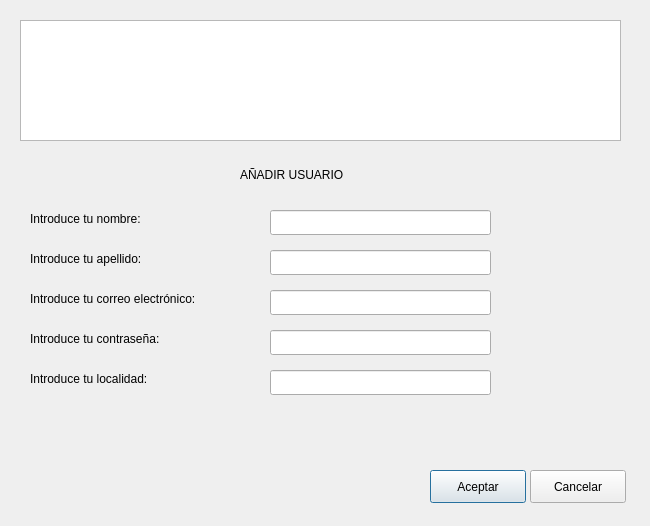
<?xml version="1.0" encoding="UTF-8"?>
<ui version="4.0">
 <class>DAnyadirUsuarios</class>
 <widget class="QDialog" name="DAnyadirUsuarios">
  <property name="geometry">
   <rect>
    <x>0</x>
    <y>0</y>
    <width>650</width>
    <height>526</height>
   </rect>
  </property>
  <property name="windowTitle">
   <string>Dialog</string>
  </property>
  <widget class="QLabel" name="lCorreo_Modificar">
   <property name="geometry">
    <rect>
     <x>30</x>
     <y>290</y>
     <width>221</width>
     <height>17</height>
    </rect>
   </property>
   <property name="text">
    <string>Introduce tu correo electrónico: </string>
   </property>
  </widget>
  <widget class="QGraphicsView" name="gvFotoAnyadir">
   <property name="geometry">
    <rect>
     <x>20</x>
     <y>20</y>
     <width>601</width>
     <height>121</height>
    </rect>
   </property>
  </widget>
  <widget class="QLineEdit" name="leCorreo_Anyadir">
   <property name="geometry">
    <rect>
     <x>270</x>
     <y>290</y>
     <width>221</width>
     <height>25</height>
    </rect>
   </property>
   <property name="text">
    <string/>
   </property>
  </widget>
  <widget class="QLabel" name="lAnyadirUsuario">
   <property name="geometry">
    <rect>
     <x>240</x>
     <y>140</y>
     <width>121</width>
     <height>71</height>
    </rect>
   </property>
   <property name="text">
    <string>AÑADIR USUARIO</string>
   </property>
   <property name="textFormat">
    <enum>Qt::RichText</enum>
   </property>
  </widget>
  <widget class="QLineEdit" name="leApellidos_Anyadir">
   <property name="geometry">
    <rect>
     <x>270</x>
     <y>250</y>
     <width>221</width>
     <height>25</height>
    </rect>
   </property>
   <property name="text">
    <string/>
   </property>
  </widget>
  <widget class="QLabel" name="lApellidos_Modificar">
   <property name="geometry">
    <rect>
     <x>30</x>
     <y>250</y>
     <width>221</width>
     <height>17</height>
    </rect>
   </property>
   <property name="text">
    <string>Introduce tu apellido: </string>
   </property>
  </widget>
  <widget class="QLineEdit" name="leNombre_Anyadir">
   <property name="geometry">
    <rect>
     <x>270</x>
     <y>210</y>
     <width>221</width>
     <height>25</height>
    </rect>
   </property>
   <property name="text">
    <string/>
   </property>
  </widget>
  <widget class="QLabel" name="lNombre_Modificar">
   <property name="geometry">
    <rect>
     <x>30</x>
     <y>210</y>
     <width>221</width>
     <height>17</height>
    </rect>
   </property>
   <property name="text">
    <string>Introduce tu nombre: </string>
   </property>
  </widget>
  <widget class="QLineEdit" name="leLocalidad_Anyadir">
   <property name="geometry">
    <rect>
     <x>270</x>
     <y>370</y>
     <width>221</width>
     <height>25</height>
    </rect>
   </property>
   <property name="text">
    <string/>
   </property>
  </widget>
  <widget class="QLabel" name="lLocalidad_Modificar">
   <property name="geometry">
    <rect>
     <x>30</x>
     <y>370</y>
     <width>221</width>
     <height>17</height>
    </rect>
   </property>
   <property name="text">
    <string>Introduce tu localidad: </string>
   </property>
  </widget>
  <widget class="QPushButton" name="btnAceptar">
   <property name="geometry">
    <rect>
     <x>430</x>
     <y>470</y>
     <width>96</width>
     <height>33</height>
    </rect>
   </property>
   <property name="text">
    <string>Aceptar</string>
   </property>
  </widget>
  <widget class="QPushButton" name="btnCancelar">
   <property name="geometry">
    <rect>
     <x>530</x>
     <y>470</y>
     <width>96</width>
     <height>33</height>
    </rect>
   </property>
   <property name="text">
    <string>Cancelar</string>
   </property>
  </widget>
  <widget class="QLabel" name="lContrasena_Anyadir">
   <property name="geometry">
    <rect>
     <x>30</x>
     <y>330</y>
     <width>221</width>
     <height>17</height>
    </rect>
   </property>
   <property name="text">
    <string>Introduce tu contraseña: </string>
   </property>
  </widget>
  <widget class="QLineEdit" name="leContrasena_Anyadir">
   <property name="geometry">
    <rect>
     <x>270</x>
     <y>330</y>
     <width>221</width>
     <height>25</height>
    </rect>
   </property>
   <property name="text">
    <string/>
   </property>
  </widget>
 </widget>
 <resources/>
 <connections/>
</ui>
